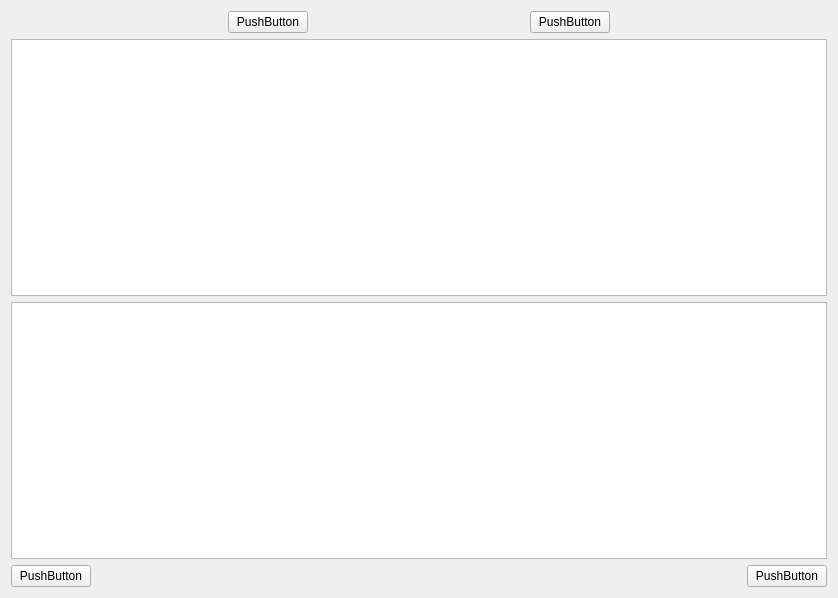
<?xml version="1.0" encoding="UTF-8"?>
<ui version="4.0">
 <class>Form</class>
 <widget class="QWidget" name="Form">
  <property name="geometry">
   <rect>
    <x>0</x>
    <y>0</y>
    <width>838</width>
    <height>598</height>
   </rect>
  </property>
  <property name="windowTitle">
   <string>Form</string>
  </property>
  <layout class="QVBoxLayout" name="verticalLayout">
   <item>
    <layout class="QHBoxLayout" name="horizontalLayout_2">
     <item>
      <spacer name="horizontalSpacer_3">
       <property name="orientation">
        <enum>Qt::Horizontal</enum>
       </property>
       <property name="sizeHint" stdset="0">
        <size>
         <width>40</width>
         <height>20</height>
        </size>
       </property>
      </spacer>
     </item>
     <item>
      <widget class="QPushButton" name="pushButton">
       <property name="text">
        <string>PushButton</string>
       </property>
      </widget>
     </item>
     <item>
      <spacer name="horizontalSpacer_2">
       <property name="orientation">
        <enum>Qt::Horizontal</enum>
       </property>
       <property name="sizeHint" stdset="0">
        <size>
         <width>40</width>
         <height>20</height>
        </size>
       </property>
      </spacer>
     </item>
     <item>
      <widget class="QPushButton" name="pushButton_2">
       <property name="text">
        <string>PushButton</string>
       </property>
      </widget>
     </item>
     <item>
      <spacer name="horizontalSpacer_4">
       <property name="orientation">
        <enum>Qt::Horizontal</enum>
       </property>
       <property name="sizeHint" stdset="0">
        <size>
         <width>40</width>
         <height>20</height>
        </size>
       </property>
      </spacer>
     </item>
    </layout>
   </item>
   <item>
    <widget class="QTableWidget" name="tableWidget"/>
   </item>
   <item>
    <widget class="QTableView" name="tableView_2"/>
   </item>
   <item>
    <layout class="QHBoxLayout" name="horizontalLayout">
     <item>
      <widget class="QPushButton" name="pushButton_3">
       <property name="text">
        <string>PushButton</string>
       </property>
      </widget>
     </item>
     <item>
      <spacer name="horizontalSpacer">
       <property name="orientation">
        <enum>Qt::Horizontal</enum>
       </property>
       <property name="sizeHint" stdset="0">
        <size>
         <width>40</width>
         <height>20</height>
        </size>
       </property>
      </spacer>
     </item>
     <item>
      <widget class="QPushButton" name="pushButton_5">
       <property name="text">
        <string>PushButton</string>
       </property>
      </widget>
     </item>
    </layout>
   </item>
  </layout>
 </widget>
 <resources/>
 <connections/>
</ui>
